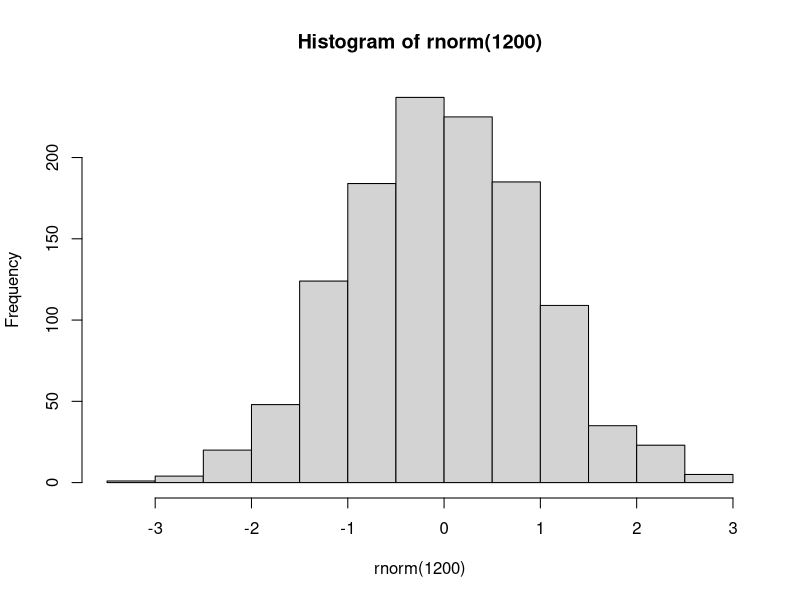
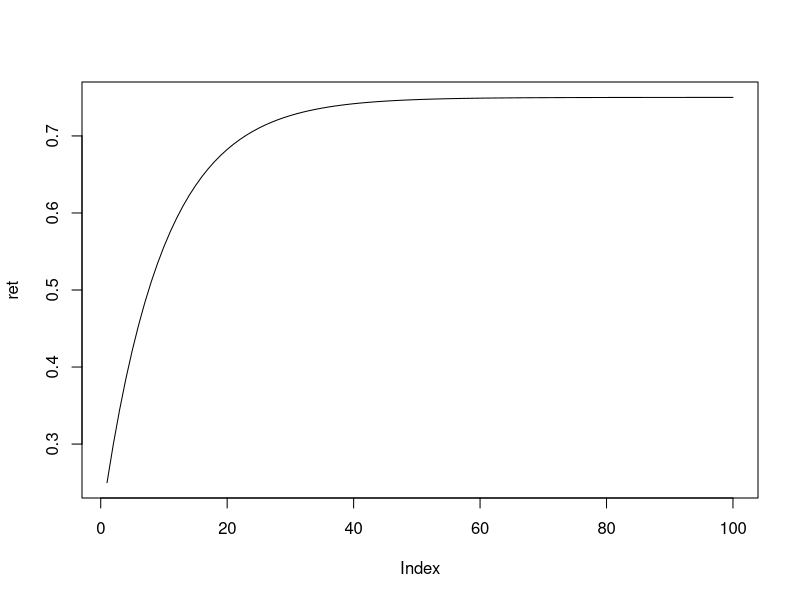

Reproduce these figures in R, in order.
## ---- chunk 1
hist( rnorm( 1200 ) )
## ---- chunk 2
px <- 0.75
py <- 0.25
m <- 0.1
ret <- rep(NA,100)
ret[1] <- py
for( i in 2:100) {
  ret[i] <- (1-m)*ret[(i-1)] + px * m   
}
## ---- chunk 3
plot( ret, type="l")
